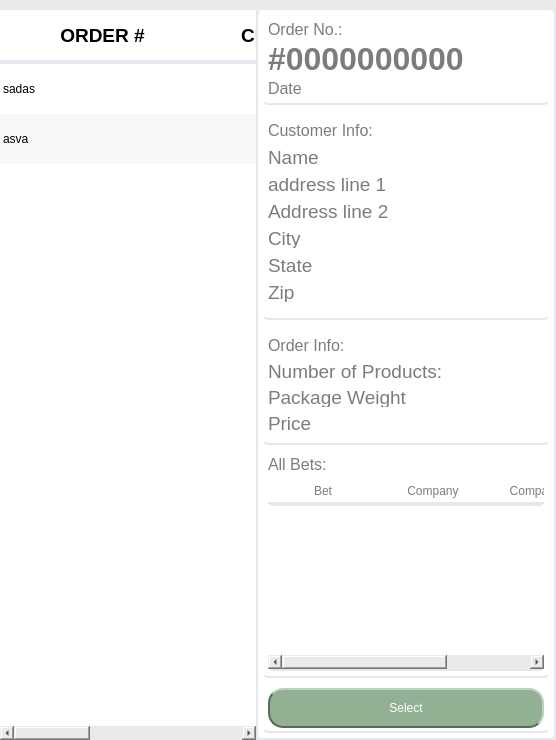
          <widget class="QWidget" name="bet_page">
           <property name="styleSheet">
            <string notr="true">QWidget{
	background:#eaeaea;
	border:none;
}
</string>
           </property>
           <layout class="QHBoxLayout" name="horizontalLayout_14" stretch="7,3">
            <property name="spacing">
             <number>0</number>
            </property>
            <property name="leftMargin">
             <number>0</number>
            </property>
            <property name="topMargin">
             <number>10</number>
            </property>
            <property name="rightMargin">
             <number>0</number>
            </property>
            <property name="bottomMargin">
             <number>0</number>
            </property>
            <item>
             <widget class="QTableWidget" name="order_bet_table">
              <property name="font">
               <font>
                <weight>50</weight>
                <bold>false</bold>
               </font>
              </property>
              <property name="styleSheet">
               <string notr="true">QFrame{
	background-color: #ffffff;
}
QTableWIdget{
	background-color: #ffffff;
	alternate-background-color: #E6E6E6;
	border-radius:30px;
}
QHeaderView:section{
	min-height:50 px;
	max-height:50 px;
	background : #ffffff;
	border:none;
	border-bottom:4px solid #e5e7ef;
}
QTableWidget::item{
}
QTableWidget::item:selected{ 
	background-color: #B7CCE4;
 }</string>
              </property>
              <property name="editTriggers">
               <set>QAbstractItemView::NoEditTriggers</set>
              </property>
              <property name="alternatingRowColors">
               <bool>true</bool>
              </property>
              <property name="selectionMode">
               <enum>QAbstractItemView::SingleSelection</enum>
              </property>
              <property name="selectionBehavior">
               <enum>QAbstractItemView::SelectRows</enum>
              </property>
              <property name="showGrid">
               <bool>false</bool>
              </property>
              <attribute name="horizontalHeaderCascadingSectionResizes">
               <bool>false</bool>
              </attribute>
              <attribute name="horizontalHeaderDefaultSectionSize">
               <number>205</number>
              </attribute>
              <attribute name="horizontalHeaderStretchLastSection">
               <bool>true</bool>
              </attribute>
              <attribute name="verticalHeaderVisible">
               <bool>false</bool>
              </attribute>
              <attribute name="verticalHeaderCascadingSectionResizes">
               <bool>false</bool>
              </attribute>
              <attribute name="verticalHeaderMinimumSectionSize">
               <number>50</number>
              </attribute>
              <attribute name="verticalHeaderDefaultSectionSize">
               <number>50</number>
              </attribute>
              <row>
               <property name="text">
                <string>New Row</string>
               </property>
              </row>
              <row>
               <property name="text">
                <string>New Row</string>
               </property>
              </row>
              <column>
               <property name="text">
                <string>ORDER #</string>
               </property>
               <property name="font">
                <font>
                 <family>Helvetica</family>
                 <pointsize>14</pointsize>
                 <weight>75</weight>
                 <bold>true</bold>
                </font>
               </property>
               <property name="textAlignment">
                <set>AlignCenter</set>
               </property>
               <property name="background">
                <color alpha="0">
                 <red>0</red>
                 <green>0</green>
                 <blue>0</blue>
                </color>
               </property>
              </column>
              <column>
               <property name="text">
                <string>CUSTOMER ID</string>
               </property>
               <property name="font">
                <font>
                 <family>Helvetica</family>
                 <pointsize>14</pointsize>
                 <weight>75</weight>
                 <bold>true</bold>
                </font>
               </property>
              </column>
              <column>
               <property name="text">
                <string>ORDER PRICE</string>
               </property>
               <property name="font">
                <font>
                 <family>Helvetica</family>
                 <pointsize>14</pointsize>
                 <weight>75</weight>
                 <bold>true</bold>
                </font>
               </property>
              </column>
              <item row="0" column="0">
               <property name="text">
                <string>sadas</string>
               </property>
              </item>
              <item row="1" column="0">
               <property name="text">
                <string>asva</string>
               </property>
              </item>
             </widget>
            </item>
            <item>
             <widget class="QFrame" name="frame_16">
              <property name="minimumSize">
               <size>
                <width>300</width>
                <height>0</height>
               </size>
              </property>
              <property name="styleSheet">
               <string notr="true">QFrame{
	background:rgb(255,255,255);
	border-radius:5px;
	border:2px solid #e5e7ef;
	border-top:none;
	color:rgb(124,124,124);
}</string>
              </property>
              <property name="frameShape">
               <enum>QFrame::StyledPanel</enum>
              </property>
              <property name="frameShadow">
               <enum>QFrame::Raised</enum>
              </property>
              <layout class="QVBoxLayout" name="verticalLayout_27" stretch="0,0,0,2,0,0">
               <property name="spacing">
                <number>5</number>
               </property>
               <property name="sizeConstraint">
                <enum>QLayout::SetDefaultConstraint</enum>
               </property>
               <property name="leftMargin">
                <number>5</number>
               </property>
               <property name="topMargin">
                <number>5</number>
               </property>
               <property name="rightMargin">
                <number>5</number>
               </property>
               <property name="bottomMargin">
                <number>5</number>
               </property>
               <item>
                <widget class="QFrame" name="frame_20">
                 <property name="minimumSize">
                  <size>
                   <width>0</width>
                   <height>90</height>
                  </size>
                 </property>
                 <property name="maximumSize">
                  <size>
                   <width>16777215</width>
                   <height>90</height>
                  </size>
                 </property>
                 <property name="styleSheet">
                  <string notr="true">border-top:none;border-left:none;border-right:none;</string>
                 </property>
                 <property name="frameShape">
                  <enum>QFrame::StyledPanel</enum>
                 </property>
                 <property name="frameShadow">
                  <enum>QFrame::Raised</enum>
                 </property>
                 <layout class="QVBoxLayout" name="verticalLayout_28">
                  <property name="spacing">
                   <number>2</number>
                  </property>
                  <property name="leftMargin">
                   <number>5</number>
                  </property>
                  <property name="topMargin">
                   <number>5</number>
                  </property>
                  <property name="rightMargin">
                   <number>5</number>
                  </property>
                  <property name="bottomMargin">
                   <number>5</number>
                  </property>
                  <item>
                   <widget class="QLabel" name="label_108">
                    <property name="maximumSize">
                     <size>
                      <width>16777215</width>
                      <height>20</height>
                     </size>
                    </property>
                    <property name="font">
                     <font>
                      <family>Helvetica</family>
                      <pointsize>12</pointsize>
                     </font>
                    </property>
                    <property name="styleSheet">
                     <string notr="true">border:none;
color:rgb(124,124,124);
</string>
                    </property>
                    <property name="text">
                     <string>Order No.:</string>
                    </property>
                   </widget>
                  </item>
                  <item>
                   <widget class="QLabel" name="orderno_label">
                    <property name="font">
                     <font>
                      <family>Helvetica</family>
                      <pointsize>24</pointsize>
                      <weight>75</weight>
                      <bold>true</bold>
                     </font>
                    </property>
                    <property name="styleSheet">
                     <string notr="true">border:none;</string>
                    </property>
                    <property name="text">
                     <string>#0000000000</string>
                    </property>
                   </widget>
                  </item>
                  <item>
                   <widget class="QLabel" name="orderdate_label">
                    <property name="maximumSize">
                     <size>
                      <width>16777215</width>
                      <height>20</height>
                     </size>
                    </property>
                    <property name="font">
                     <font>
                      <pointsize>12</pointsize>
                     </font>
                    </property>
                    <property name="styleSheet">
                     <string notr="true">border:none;</string>
                    </property>
                    <property name="text">
                     <string>Date</string>
                    </property>
                   </widget>
                  </item>
                 </layout>
                </widget>
               </item>
               <item>
                <widget class="QFrame" name="frame_21">
                 <property name="minimumSize">
                  <size>
                   <width>0</width>
                   <height>210</height>
                  </size>
                 </property>
                 <property name="maximumSize">
                  <size>
                   <width>16777215</width>
                   <height>210</height>
                  </size>
                 </property>
                 <property name="styleSheet">
                  <string notr="true">border-top:none;border-left:none;border-right:none;
</string>
                 </property>
                 <property name="frameShape">
                  <enum>QFrame::StyledPanel</enum>
                 </property>
                 <property name="frameShadow">
                  <enum>QFrame::Raised</enum>
                 </property>
                 <layout class="QVBoxLayout" name="verticalLayout_29">
                  <property name="spacing">
                   <number>2</number>
                  </property>
                  <property name="leftMargin">
                   <number>5</number>
                  </property>
                  <property name="topMargin">
                   <number>5</number>
                  </property>
                  <property name="rightMargin">
                   <number>5</number>
                  </property>
                  <property name="bottomMargin">
                   <number>5</number>
                  </property>
                  <item>
                   <widget class="QLabel" name="label_110">
                    <property name="maximumSize">
                     <size>
                      <width>16777215</width>
                      <height>20</height>
                     </size>
                    </property>
                    <property name="font">
                     <font>
                      <family>Helvetica</family>
                      <pointsize>12</pointsize>
                     </font>
                    </property>
                    <property name="styleSheet">
                     <string notr="true">border:none;
</string>
                    </property>
                    <property name="text">
                     <string>Customer Info:</string>
                    </property>
                   </widget>
                  </item>
                  <item>
                   <widget class="QLabel" name="customername_label">
                    <property name="maximumSize">
                     <size>
                      <width>16777215</width>
                      <height>20</height>
                     </size>
                    </property>
                    <property name="font">
                     <font>
                      <pointsize>14</pointsize>
                     </font>
                    </property>
                    <property name="styleSheet">
                     <string notr="true">border:none;</string>
                    </property>
                    <property name="text">
                     <string>Name</string>
                    </property>
                   </widget>
                  </item>
                  <item>
                   <widget class="QLabel" name="addressline1_label">
                    <property name="maximumSize">
                     <size>
                      <width>16777215</width>
                      <height>20</height>
                     </size>
                    </property>
                    <property name="font">
                     <font>
                      <pointsize>14</pointsize>
                     </font>
                    </property>
                    <property name="styleSheet">
                     <string notr="true">border:none;</string>
                    </property>
                    <property name="text">
                     <string>address line 1</string>
                    </property>
                   </widget>
                  </item>
                  <item>
                   <widget class="QLabel" name="addressline2_label">
                    <property name="maximumSize">
                     <size>
                      <width>16777215</width>
                      <height>20</height>
                     </size>
                    </property>
                    <property name="font">
                     <font>
                      <pointsize>14</pointsize>
                     </font>
                    </property>
                    <property name="styleSheet">
                     <string notr="true">border:none;</string>
                    </property>
                    <property name="text">
                     <string>Address line 2</string>
                    </property>
                   </widget>
                  </item>
                  <item>
                   <widget class="QLabel" name="addresscity_label">
                    <property name="maximumSize">
                     <size>
                      <width>16777215</width>
                      <height>20</height>
                     </size>
                    </property>
                    <property name="font">
                     <font>
                      <pointsize>14</pointsize>
                     </font>
                    </property>
                    <property name="styleSheet">
                     <string notr="true">border:none;</string>
                    </property>
                    <property name="text">
                     <string>City</string>
                    </property>
                   </widget>
                  </item>
                  <item>
                   <widget class="QLabel" name="addressstate_label">
                    <property name="maximumSize">
                     <size>
                      <width>16777215</width>
                      <height>20</height>
                     </size>
                    </property>
                    <property name="font">
                     <font>
                      <pointsize>14</pointsize>
                     </font>
                    </property>
                    <property name="styleSheet">
                     <string notr="true">border:none;</string>
                    </property>
                    <property name="text">
                     <string>State</string>
                    </property>
                   </widget>
                  </item>
                  <item>
                   <widget class="QLabel" name="addresszip_label">
                    <property name="maximumSize">
                     <size>
                      <width>16777215</width>
                      <height>20</height>
                     </size>
                    </property>
                    <property name="font">
                     <font>
                      <pointsize>14</pointsize>
                     </font>
                    </property>
                    <property name="styleSheet">
                     <string notr="true">border:none;</string>
                    </property>
                    <property name="text">
                     <string>Zip</string>
                    </property>
                   </widget>
                  </item>
                 </layout>
                </widget>
               </item>
               <item>
                <widget class="QFrame" name="frame_25">
                 <property name="minimumSize">
                  <size>
                   <width>0</width>
                   <height>120</height>
                  </size>
                 </property>
                 <property name="maximumSize">
                  <size>
                   <width>16777215</width>
                   <height>120</height>
                  </size>
                 </property>
                 <property name="styleSheet">
                  <string notr="true">border-top:none;border-left:none;border-right:none;
</string>
                 </property>
                 <property name="frameShape">
                  <enum>QFrame::StyledPanel</enum>
                 </property>
                 <property name="frameShadow">
                  <enum>QFrame::Raised</enum>
                 </property>
                 <layout class="QVBoxLayout" name="verticalLayout_30">
                  <property name="spacing">
                   <number>1</number>
                  </property>
                  <property name="leftMargin">
                   <number>5</number>
                  </property>
                  <property name="topMargin">
                   <number>5</number>
                  </property>
                  <property name="rightMargin">
                   <number>5</number>
                  </property>
                  <property name="bottomMargin">
                   <number>5</number>
                  </property>
                  <item>
                   <widget class="QLabel" name="label_117">
                    <property name="maximumSize">
                     <size>
                      <width>16777215</width>
                      <height>20</height>
                     </size>
                    </property>
                    <property name="font">
                     <font>
                      <family>Helvetica</family>
                      <pointsize>12</pointsize>
                     </font>
                    </property>
                    <property name="styleSheet">
                     <string notr="true">border:none;</string>
                    </property>
                    <property name="text">
                     <string>Order Info:</string>
                    </property>
                   </widget>
                  </item>
                  <item>
                   <widget class="QLabel" name="numberofproducts_label">
                    <property name="maximumSize">
                     <size>
                      <width>16777215</width>
                      <height>20</height>
                     </size>
                    </property>
                    <property name="font">
                     <font>
                      <pointsize>14</pointsize>
                     </font>
                    </property>
                    <property name="styleSheet">
                     <string notr="true">border:none;</string>
                    </property>
                    <property name="text">
                     <string>Number of Products:</string>
                    </property>
                   </widget>
                  </item>
                  <item>
                   <widget class="QLabel" name="packageweight_label">
                    <property name="maximumSize">
                     <size>
                      <width>16777215</width>
                      <height>20</height>
                     </size>
                    </property>
                    <property name="font">
                     <font>
                      <pointsize>14</pointsize>
                     </font>
                    </property>
                    <property name="styleSheet">
                     <string notr="true">border:none;</string>
                    </property>
                    <property name="text">
                     <string>Package Weight</string>
                    </property>
                   </widget>
                  </item>
                  <item>
                   <widget class="QLabel" name="packageprice_label">
                    <property name="maximumSize">
                     <size>
                      <width>16777215</width>
                      <height>20</height>
                     </size>
                    </property>
                    <property name="font">
                     <font>
                      <pointsize>14</pointsize>
                     </font>
                    </property>
                    <property name="styleSheet">
                     <string notr="true">border:none;
color:rgb(124,124,124);</string>
                    </property>
                    <property name="text">
                     <string>Price</string>
                    </property>
                   </widget>
                  </item>
                 </layout>
                </widget>
               </item>
               <item>
                <widget class="QFrame" name="all_bets_frame">
                 <property name="styleSheet">
                  <string notr="true">border-top:none;border-left:none;border-right:none;
</string>
                 </property>
                 <property name="frameShape">
                  <enum>QFrame::StyledPanel</enum>
                 </property>
                 <property name="frameShadow">
                  <enum>QFrame::Raised</enum>
                 </property>
                 <layout class="QVBoxLayout" name="verticalLayout_31">
                  <property name="spacing">
                   <number>5</number>
                  </property>
                  <property name="leftMargin">
                   <number>5</number>
                  </property>
                  <property name="topMargin">
                   <number>5</number>
                  </property>
                  <property name="rightMargin">
                   <number>5</number>
                  </property>
                  <property name="bottomMargin">
                   <number>5</number>
                  </property>
                  <item>
                   <widget class="QLabel" name="label_125">
                    <property name="font">
                     <font>
                      <family>Helvetica</family>
                      <pointsize>12</pointsize>
                     </font>
                    </property>
                    <property name="styleSheet">
                     <string notr="true">border:none</string>
                    </property>
                    <property name="text">
                     <string>All Bets:</string>
                    </property>
                   </widget>
                  </item>
                  <item>
                   <widget class="QTableWidget" name="all_bets_table">
                    <property name="minimumSize">
                     <size>
                      <width>0</width>
                      <height>100</height>
                     </size>
                    </property>
                    <property name="styleSheet">
                     <string notr="true">QTableWIdget{
	background-color: #FFFFFF;
	alternate-background-color: #E6E6E6;
	border:none;
}
QHeaderView:section{
	min-height:25 px;
	max-height:25 px;
	background : #ffffff;
	border:none;
	border-bottom:2px solid #e5e7ef;
}
QTableWidget::item:selected{ background-color: #3BA1FF
 }</string>
                    </property>
                    <property name="editTriggers">
                     <set>QAbstractItemView::NoEditTriggers</set>
                    </property>
                    <property name="alternatingRowColors">
                     <bool>true</bool>
                    </property>
                    <property name="selectionMode">
                     <enum>QAbstractItemView::SingleSelection</enum>
                    </property>
                    <property name="selectionBehavior">
                     <enum>QAbstractItemView::SelectRows</enum>
                    </property>
                    <property name="showGrid">
                     <bool>false</bool>
                    </property>
                    <attribute name="horizontalHeaderMinimumSectionSize">
                     <number>100</number>
                    </attribute>
                    <attribute name="horizontalHeaderDefaultSectionSize">
                     <number>110</number>
                    </attribute>
                    <attribute name="horizontalHeaderShowSortIndicator" stdset="0">
                     <bool>false</bool>
                    </attribute>
                    <attribute name="horizontalHeaderStretchLastSection">
                     <bool>true</bool>
                    </attribute>
                    <attribute name="verticalHeaderVisible">
                     <bool>false</bool>
                    </attribute>
                    <column>
                     <property name="text">
                      <string>Bet</string>
                     </property>
                    </column>
                    <column>
                     <property name="text">
                      <string>Company</string>
                     </property>
                    </column>
                    <column>
                     <property name="text">
                      <string>Company ID</string>
                     </property>
                    </column>
                   </widget>
                  </item>
                 </layout>
                </widget>
               </item>
               <item>
                <widget class="QFrame" name="frame_29">
                 <property name="maximumSize">
                  <size>
                   <width>16777215</width>
                   <height>50</height>
                  </size>
                 </property>
                 <property name="styleSheet">
                  <string notr="true">border-top:none;border-left:none;border-right:none;
</string>
                 </property>
                 <property name="frameShape">
                  <enum>QFrame::StyledPanel</enum>
                 </property>
                 <property name="frameShadow">
                  <enum>QFrame::Raised</enum>
                 </property>
                 <layout class="QVBoxLayout" name="verticalLayout_32">
                  <property name="spacing">
                   <number>5</number>
                  </property>
                  <property name="leftMargin">
                   <number>5</number>
                  </property>
                  <property name="topMargin">
                   <number>5</number>
                  </property>
                  <property name="rightMargin">
                   <number>5</number>
                  </property>
                  <property name="bottomMargin">
                   <number>5</number>
                  </property>
                  <item>
                   <widget class="QPushButton" name="select_bet_button">
                    <property name="sizePolicy">
                     <sizepolicy hsizetype="Minimum" vsizetype="Preferred">
                      <horstretch>0</horstretch>
                      <verstretch>0</verstretch>
                     </sizepolicy>
                    </property>
                    <property name="minimumSize">
                     <size>
                      <width>0</width>
                      <height>40</height>
                     </size>
                    </property>
                    <property name="maximumSize">
                     <size>
                      <width>16777215</width>
                      <height>40</height>
                     </size>
                    </property>
                    <property name="baseSize">
                     <size>
                      <width>0</width>
                      <height>0</height>
                     </size>
                    </property>
                    <property name="styleSheet">
                     <string notr="true">QPushButton{
	border-radius:15px;
	border-top:2px solid #BDCFBD;
	border-bottom:2px solid #586A58;
	border-right:2px solid #BDCFBD;
	border-left:2px solid #586A58;
	background-color:#92B192;
	color:#ffffff;
	padding: 5px;
}
QPushButton:hover{
	color:#ffffff;
	background-color:#9DB59D;
	border-top:2px solid #BDCFBD;
	border-bottom:2px solid #586A58;
	border-right:2px solid #BDCFBD;
	border-left:2px solid #586A58;
}
QPushButton:pressed{
	color:ffffff;
	background-color:#8CAD8C;
	color:#ffffff;
	border:none;
	border-top:3px solid #586A58;
	border-right:1px solid #586A58;
	border-left:2px solid #586A58;
}</string>
                    </property>
                    <property name="text">
                     <string>Select</string>
                    </property>
                   </widget>
                  </item>
                 </layout>
                </widget>
               </item>
               <item>
                <spacer name="verticalSpacer_9">
                 <property name="orientation">
                  <enum>Qt::Vertical</enum>
                 </property>
                 <property name="sizeHint" stdset="0">
                  <size>
                   <width>20</width>
                   <height>0</height>
                  </size>
                 </property>
                </spacer>
               </item>
              </layout>
             </widget>
            </item>
           </layout>
          </widget>
